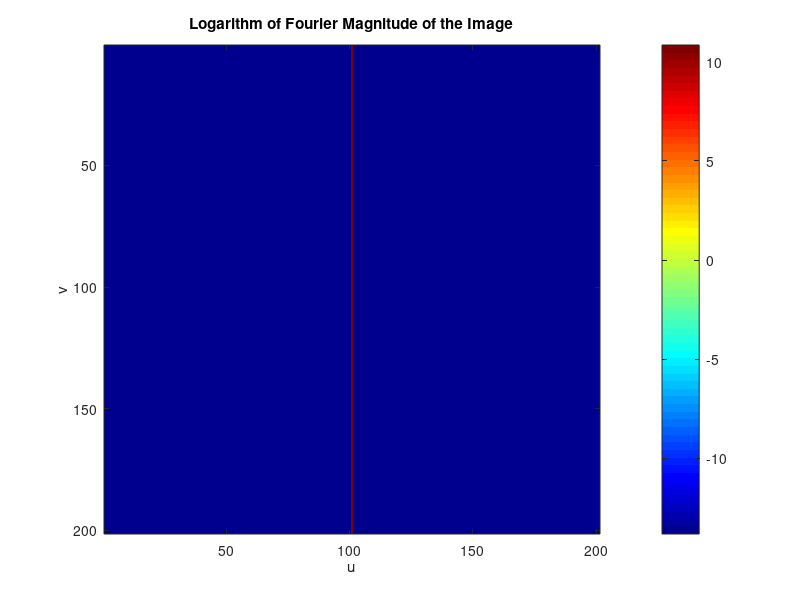

MATLAB code to generate this figure:
close all
clear

% Define the size of the image
N = 201;

% Create an empty black image
image = zeros(N, N);

% Set the central row to white (255)
image(101, :) = 255;

% Take the 2D Fourier transform of the image
image_fft = fft2(image);

% Shift the zero frequency components to the center
image_fft_shifted = fftshift(image_fft);

% Calculate the logarithm of the Fourier magnitude
image_log_magnitude = log(abs(image_fft_shifted)+ 1e-6);

% Create a figure and plot the result
figure;
imagesc(image_log_magnitude);
colormap('jet'); % You can change the colormap as needed
colorbar;

% Label the axes
xlabel('u');
ylabel('v');
title('Logarithm of Fourier Magnitude of the Image');
